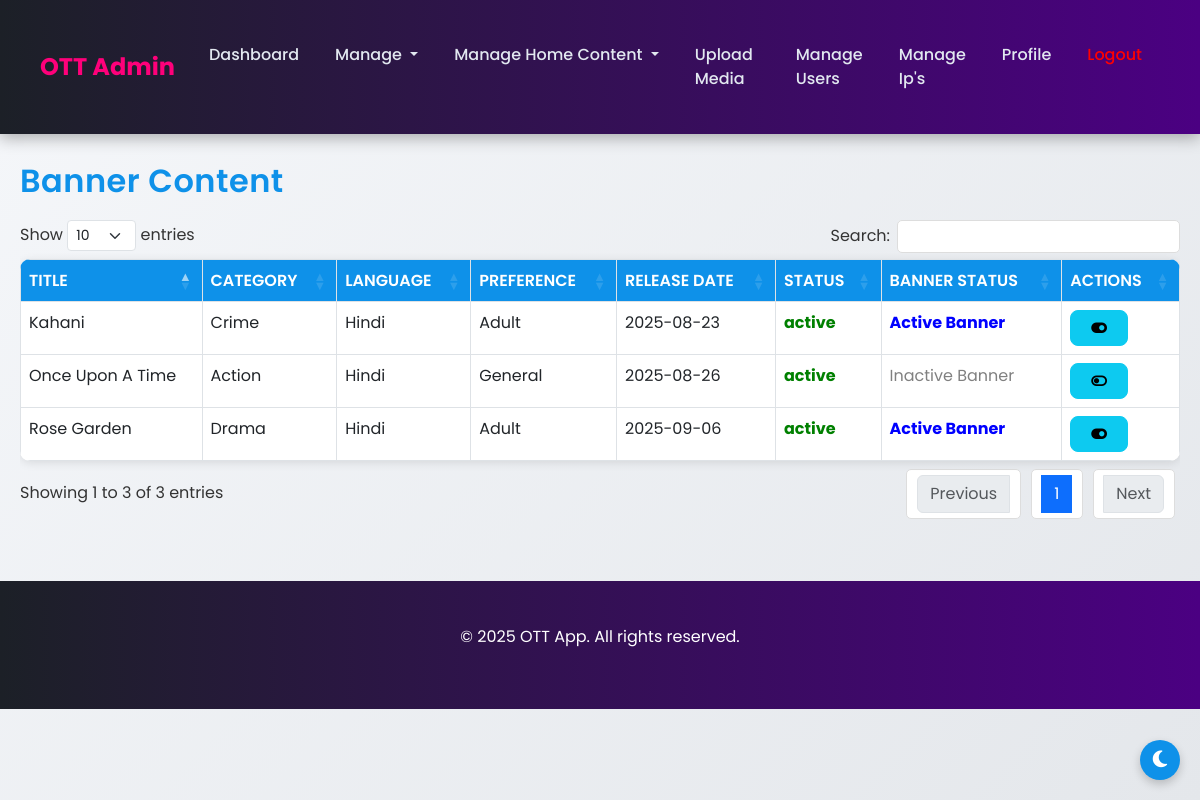
Page /admin/manage_home_banner.php (signed in) on the committed database.
### tables this page shows
CREATE TABLE `content` (
  `content_id` int(11) NOT NULL,
  `title` varchar(100) NOT NULL,
  `description` text DEFAULT NULL,
  `category_id` int(11) DEFAULT NULL,
  `thumbnail_url` text DEFAULT NULL,
  `video_url` varchar(255) DEFAULT NULL,
  `duration` int(11) DEFAULT NULL,
  `release_date` date DEFAULT NULL,
  `created_at` timestamp NOT NULL DEFAULT current_timestamp(),
  `status` enum('active','inactive') NOT NULL DEFAULT 'active',
  `content_type` varchar(255) DEFAULT NULL,
  `language_id` int(11) DEFAULT NULL,
  `preference_id` int(11) DEFAULT NULL,
  `trailer_url` varchar(255) DEFAULT NULL,
  `banner` tinyint(1) DEFAULT 0 COMMENT '1 for active banner, 0 for inactive banner',
  `top_shows` tinyint(1) DEFAULT 0 COMMENT '1 for active top_shows, 0 for inactive top_shows',
  `binge_worthy` tinyint(1) DEFAULT 0 COMMENT '1 for Binge Worthy, 0 for not Binge Worthy',
  `bollywood_binge` tinyint(1) DEFAULT 0 COMMENT '1 for Bollywoord Binge, 0 for not Bollywood Binge',
  `dubbed_in_hindi` tinyint(1) DEFAULT 0 COMMENT '1 for Dubbed In Hindi, 0 for not Dubbed In Hindi',
  `plan` varchar(20) DEFAULT 'free' COMMENT 'Plan type (e.g., free, paid)',
  `industry` varchar(100) DEFAULT NULL COMMENT 'Industry (e.g., Hollywood, Bollywood)'
);

CREATE TABLE `categories` (
  `category_id` int(11) NOT NULL,
  `name` varchar(50) NOT NULL,
  `status` enum('active','inactive') NOT NULL DEFAULT 'active',
  `main_category_id` int(11) NOT NULL DEFAULT 1
);

CREATE TABLE `languages` (
  `language_id` int(11) NOT NULL,
  `name` varchar(100) NOT NULL,
  `status` enum('active','inactive') DEFAULT 'active'
);

CREATE TABLE `content_preferences` (
  `preference_id` int(11) NOT NULL,
  `preference_name` varchar(50) NOT NULL,
  `description` varchar(255) DEFAULT NULL,
  `status` tinyint(1) NOT NULL DEFAULT 1,
  `created_at` timestamp NOT NULL DEFAULT current_timestamp()
);

### admin/manage_home_banner.php (the view, shortened to what this page needs)
<?php
include '../api/config.php';
?>
<?php include 'includes/header.php'; ?>
<?php include 'includes/navbar.php'; ?>
<div class="container-fluid">
    <h2 class="mt-2">Banner Content</h2>
    <div class="table-responsive">
        <table id="contentTable" class="table table-bordered">
            <thead>
                <tr>
                    <th>Title</th>
                    <th>Category</th>
                    <th>Language</th>
                    <th>Preference</th>
                    <th>Release Date</th>
                    <th>Status</th>
                    <th>Banner Status</th>
                    <th>Actions</th>
                </tr>
            </thead>
            <tbody>
                <?php
                $result = $conn->query("SELECT c.*, cat.name as category_name, l.name as language_name, cp.preference_name
                                        FROM content c
                                        JOIN categories cat ON c.category_id = cat.category_id
                                        LEFT JOIN languages l ON c.language_id = l.language_id
                                        LEFT JOIN content_preferences cp ON c.preference_id = cp.preference_id where c.status='active'");
                while ($row = $result->fetch_assoc()) {
                    $status_class = $row['status'] == 'active' ? 'status-active' : 'status-inactive';
                    $banner_class = $row['banner'] == 1 ? 'banner-active' : 'banner-inactive';
                    $banner_text = $row['banner'] == 1 ? 'Active Banner' : 'Inactive Banner';
                    $banner_icon = $row['banner'] == 1 ? 'on' : 'off';
                    echo "<tr>
                        <td>" . htmlspecialchars($row['title']) . "</td>
                        <td>" . htmlspecialchars($row['category_name']) . "</td>
                        <td>" . htmlspecialchars($row['language_name'] ?? 'N/A') . "</td>
                        <td>" . htmlspecialchars($row['preference_name'] ?? 'N/A') . "</td>
                        <td>" . htmlspecialchars($row['release_date']) . "</td>
                        <td class='$status_class'>" . htmlspecialchars($row['status']) . "</td>
                        <td class='$banner_class'>$banner_text</td>
                        <td>
                            <form method='post' action='../api/content.php' style='display:inline;' onsubmit='return toggleBanner(event, {$row['content_id']}, {$row['banner']})'>
                                <input type='hidden' name='action' value='toggle_banner'>
                                <input type='hidden' name='content_id' value='{$row['content_id']}'>
                                <input type='hidden' name='current_banner' value='{$row['banner']}'>
                                <button type='submit' class='btn btn-sm btn-info'>
                                    <i class='fas fa-toggle-$banner_icon'></i>
                                </button>
                            </form>
                        </td>
                    </tr>";
                }
                ?>
            </tbody>
        </table>
    </div>
</div>
<?php include 'includes/footer.php'; ?>
</body>
</html>

### assets/css/style.css (style rules this page uses)
.container, .container-fluid { padding: 20px; max-width: 1400px; margin: 0 auto; }
h1, h2 { font-weight: 600; color: #0e91e9; margin-bottom: 20px; letter-spacing: 0.5px; }
.btn { border-radius: 8px; padding: 10px 20px; font-weight: 500; transition: all 0.3s ease; }
table.dataTable { border-radius: 10px; overflow: hidden; background: #fff; box-shadow: 0 2px 10px rgba(0, 0, 0, 0.1); color: #333; }
table.dataTable thead th { background: #0e91e9; color: #fff; font-weight: 600; text-transform: uppercase; }
table.dataTable tbody tr { transition: background 0.3s ease; }

### admin/manage_home_banner.php (style rules this page uses)
.status-active { color: green !important; font-weight: bold; }
.banner-active { color: blue !important; font-weight: bold; }
.banner-inactive { color: gray !important; }

### rows in the picture
content: title "Kahani", category.name "Crime", language.name "Hindi", preference.preference_name "Adult", release_date "2025-08-23", status "active", banner "Active Banner"
content: title "Rose Garden", category.name "Drama", language.name "Hindi", preference.preference_name "Adult", release_date "2025-09-06", status "active", banner "Active Banner"
content: title "Once Upon A Time", category.name "Action", language.name "Hindi", preference.preference_name "General", release_date "2025-08-26", status "active", banner "Inactive Banner"
